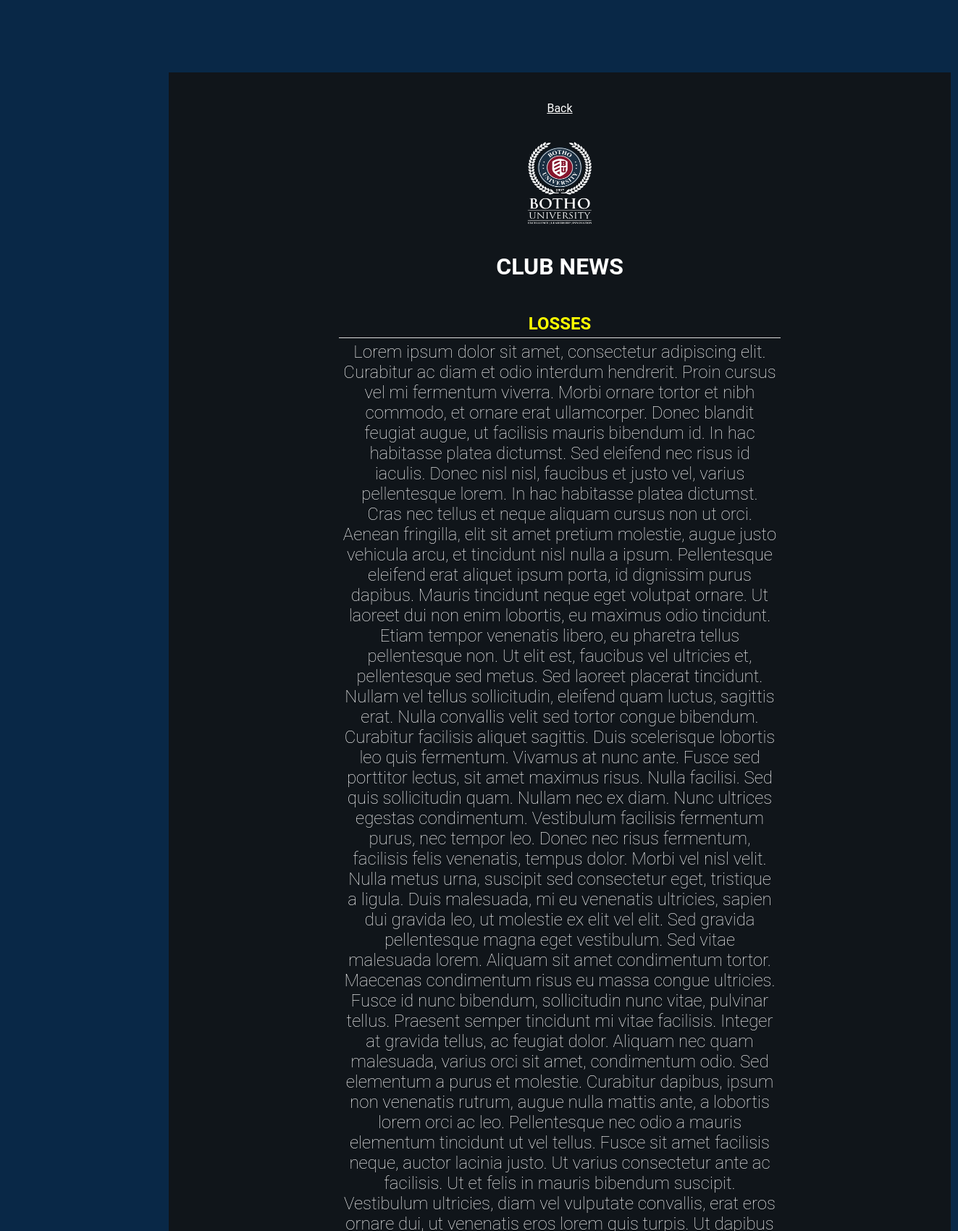
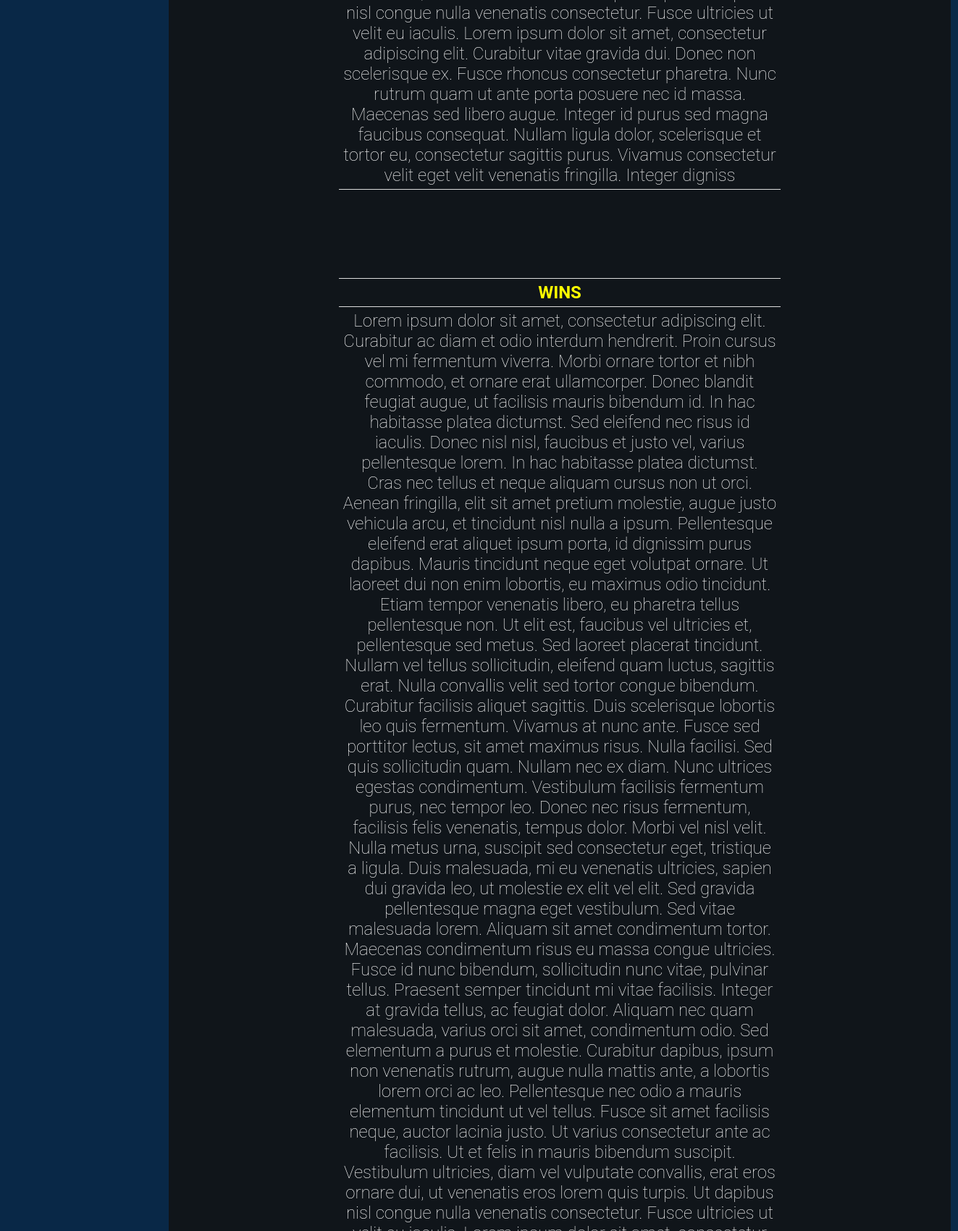
Screenshot of /Tennis/ViewNews.php (upper part) with the database file from the repository (2 pictures, top to bottom).
### tables this page shows
CREATE TABLE `news` (
  `Nid` int(12) NOT NULL,
  `ClubName` varchar(30) NOT NULL,
  `Title` varchar(50) NOT NULL,
  `News` varchar(3000) NOT NULL
);

### Tennis/ViewNews.php (the view, shortened to what this page needs)
<?php
include('connection.php');
?>
<!Doctype>
<html  lang="en">
<head>
</head>
<body>
<form action="" method="POST" >
<div class="wrapper">
<a  href="javascript:history.go(-1)"onMouuseOver="self.status.referrer;return true" style="color:white;">Back</a><br>
<img src="../images/try.png" alt="" class="log">
<h1 style="color:white">CLUB NEWS</h1>
<br>
<table class="table table-bordered table-striped table-hover">
<?php
$sql=mysqli_query($conn,"select * from News where ClubName='Tennis'");
while($res=mysqli_fetch_assoc($sql))
{
?>
<tr>
		<th style="color:yellow" ><?php echo $res['Title']; ?></th></tr>
		<tr>
			<td><?php echo $res['News']; ?></td> </tr>
			<tr>
			<td>
			<br><br><br><br></td>
			</tr>
<?php
}
?>
</table>
</div>
</form>
</body>
</html>

### Tennis/ViewNews.php (style rules this page uses)
* { align-items: center; font-family: 'Roboto', sans-serif; }
body { background:#092847; }
.wrapper { width: 95%; max-width: 1000px; background: #121212d8; margin-top:100px; margin-left:225px; padding: 40px 40px; display:flex; justify-content: center; align-items: center; flex-direction: column; }
.log { height: 150px; width:100px; background:none; }
table, th, td { align-items: center; text-align:center; border: .1px white; }
table { color:white; border-collapse: collapse; font-weight: lighter; font-size:1.5rem; }
table th { width:100px; }
tr { text-align: left; }
th, td { border-bottom: 1px solid #ddd; padding: 5px; width:600px; }

### rows the page displays
news: Title "LOSSES", News "Lorem ipsum dolor sit amet, consectetur adipiscing elit. Curabitur ac diam et odio interdum hendrerit. Proin cursus vel mi fermentum viverra. Morbi ornare tortor et nibh commodo, et ornare erat ullamcorper. Donec blandit feugiat augue, ut facilisis mauris bibendum id. In hac habitasse platea dictumst. Sed eleifend nec risus id iaculis. Donec nisl nisl, faucibus et justo vel, varius pellentesque lorem. In hac habitasse platea dictumst. Cras nec tellus et neque aliquam cursus non ut orci. Aenean fringilla, elit sit amet pretium molestie, augue justo vehicula arcu, et tincidunt nisl nulla a ipsum. Pellentesque eleifend erat aliquet ipsum porta, id dignissim purus dapibus. Mauris tincidunt…"
news: Title "WINS"
